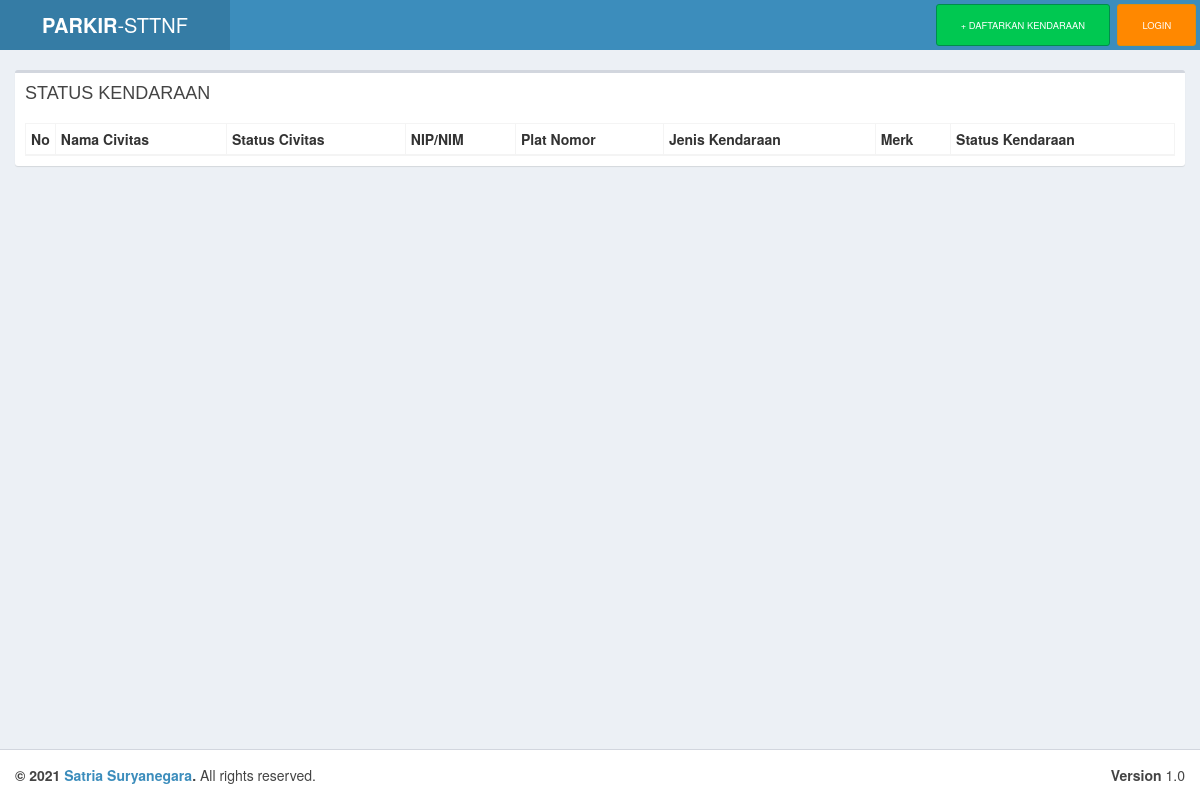
/index.php/dashboard, run on an earlier commit of the app's database.
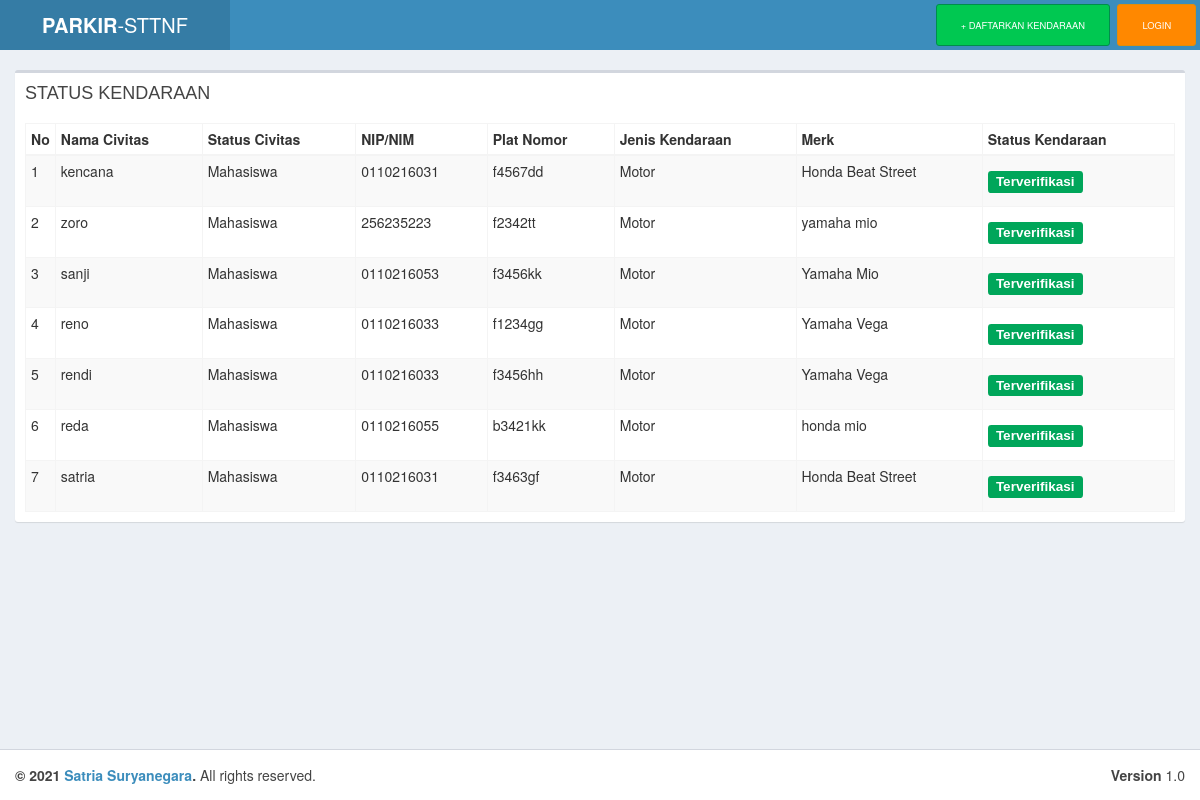
And on a later commit of the database.
### tables this page shows
CREATE TABLE `kendaraan` (
  `id` int(11) NOT NULL,
  `nama_civitas` varchar(255) NOT NULL,
  `status_civitas` varchar(255) NOT NULL,
  `nip_nim` varchar(50) NOT NULL,
  `plat_nomor` varchar(11) NOT NULL,
  `jenis_kendaraan` varchar(255) NOT NULL,
  `merk` varchar(255) NOT NULL,
  `foto_stnk` varchar(255) DEFAULT NULL,
  `status_kendaraan` varchar(255) DEFAULT NULL
);

### application/libraries/Template.php (called while the page is built)
<?php if ( ! defined('BASEPATH')) exit('No direct script access allowed');
class Template {
		var $template_data = array();
		function set($name, $value)
		{
			$this->template_data[$name] = $value;
		}
		function load($template = '', $view = '' , $view_data = array(), $return = FALSE)
		{
			$this->CI =& get_instance();
			$this->set('contents', $this->CI->load->view($view, $view_data, TRUE));
			return $this->CI->load->view($template, $this->template_data, $return);
		}
}

### application/controllers/Dashboard.php (called while the page is built, shortened)
<?php
class Dashboard extends CI_Controller
{
    public function index()
    {
        $kendaraan = $this->Dashboard_model->get_all();
        $data = array(
            'kendaraan_data' => $kendaraan,
        );
        $this->template->load('topnav', 'dashboard', $data);
    }
}

### index.php (called while the page is built, shortened)
<?php
require_once BASEPATH.'core/CodeIgniter.php';

### application/models/Dashboard_model.php (called while the page is built, shortened)
<?php
class Dashboard_model extends CI_Model
{
    public $table = 'kendaraan';
    public $id = 'id';
    public $order = 'DESC';
    function get_all()
    {
        $this->db->order_by($this->id, $this->order);
        return $this->db->get($this->table)->result();
    }
}

### application/views/dashboard.php (the view, shortened to what this page needs)
<section class='content'>
    <div class='row'>
        <div class='col-xs-12'>
            <div class='box'>
                <div class="box-header">
                    <h3 class="box-title">STATUS KENDARAAN</h3>
                </div>
                <div class='box-body'>
                    <table class="table table-bordered table-striped" id="mytable">
                        <thead>
                            <tr>
                                <th width="20px">No</th>
                                <th>Nama Civitas</th>
                                <th>Status Civitas</th>
                                <th>NIP/NIM</th>
                                <th>Plat Nomor</th>
                                <th>Jenis Kendaraan</th>
                                <th>Merk</th>
                                <th>Status Kendaraan</th>
                            </tr>
                        </thead>
                        <tbody>
                            <?php
                            $start = 0;
                            foreach ($kendaraan_data as $kendaraan) { ?>
                                <tr>
                                    <td><?php echo ++$start ?></td>
                                    <td><?php echo $kendaraan->nama_civitas ?></td>
                                    <td><?php echo $kendaraan->status_civitas ?></td>
                                    <td><?php echo $kendaraan->nip_nim ?></td>
                                    <td><?php echo $kendaraan->plat_nomor ?></td>
                                    <td><?php echo $kendaraan->jenis_kendaraan ?></td>
                                    <td><?php echo $kendaraan->merk ?></td>
                                    <td><?php if ($kendaraan->status_kendaraan == "Terverifikasi") { ?>
                     <h4><span class="label label-success"> Terverifikasi</span></h4>
                  <?php } else if ($kendaraan->status_kendaraan == "Tidak Terverifikasi") { ?>
                     <h4><span class="label label-danger"> Tidak Terverifikasi </span></h4>
                  <?php  } else { ?>
                     <h4><span class="label label-default"> Belum Terverifikasi </span></h4>
                  <?php } ?>
               </td>
                                </tr>
                            <?php }   ?>
                        </tbody>
                    </table>
                </div>
            </div>
        </div>
    </div>
</section>

### application/views/topnav.php (shortened to what this page needs)
<!DOCTYPE html>
<html>
<head>
    <link rel="stylesheet" href="<?php echo base_url() ?>template/bootstrap/css/bootstrap.min.css">
    <link rel="stylesheet" href="<?php echo base_url() ?>template/bootstrap/css/custom-button.min.css">
    <link rel="stylesheet" href="<?php echo base_url() ?>template/font-awesome-4.4.0/css/font-awesome.min.css">
    <link rel="stylesheet" href="<?php echo base_url() ?>template/plugins/datatables/dataTables.bootstrap.css">
    <link rel="stylesheet" href="<?php echo base_url() ?>template/dist/css/AdminLTE.min.css">
    <link rel="stylesheet" href="<?php echo base_url() ?>template/dist/css/skins/_all-skins.min.css">
</head>
<body class="hold-transition skin-blue layout-top-nav">
    <div class="wrapper">
        <header class="main-header">
            <nav class="navbar navbar-static-top">
                <a href="<?php echo base_url('dashboard') ?>" class="logo">
                    <span class="logo-lg"><b>PARKIR</b>-STTNF</span>
                </a>
                <div class="navbar-custom-menu">
                    <ul class="nav navbar-nav">
                    <li>
                            <?php
                            echo anchor('dashboard/create/', '+ DAFTARKAN KENDARAAN', array('class' => 'btn btn-success btn-lg'));
                            ?>
                        </li>
                        <li>
                            <?php
                            echo anchor('auth/login', 'LOGIN', array('class' => 'btn btn-warning btn-lg'));
                            ?>
                        </li>
                    </ul>
                </div>
            </nav>
        </header>
        <div class="content-wrapper">
        <?php
            echo $contents;
            ?>
        </div>
        <footer class="main-footer">
            <div class="pull-right hidden-xs">
                <b>Version</b> 1.0
            </div>
            <strong> &copy; 2021 <a href="#">Satria Suryanegara</a>.</strong> All rights reserved.
        </footer>
    </div>
</body>
</html>

What changed in the data, as far as the page shows it:
added kendaraan: nama_civitas "kencana", status_civitas "Mahasiswa", nip_nim "0110216031", plat_nomor "f4567dd", jenis_kendaraan "Motor", merk "Honda Beat Street", status_kendaraan "Terverifikasi"
added kendaraan: nama_civitas "zoro", status_civitas "Mahasiswa", nip_nim "256235223", plat_nomor "f2342tt", jenis_kendaraan "Motor", merk "yamaha mio", status_kendaraan "Terverifikasi"
added kendaraan: nama_civitas "sanji", status_civitas "Mahasiswa", nip_nim "0110216053", plat_nomor "f3456kk", jenis_kendaraan "Motor", merk "Yamaha Mio", status_kendaraan "Terverifikasi"
added kendaraan: nama_civitas "reno", status_civitas "Mahasiswa", nip_nim "0110216033", plat_nomor "f1234gg", jenis_kendaraan "Motor", merk "Yamaha Vega", status_kendaraan "Terverifikasi"
added kendaraan: nama_civitas "rendi", status_civitas "Mahasiswa", nip_nim "0110216033", plat_nomor "f3456hh", jenis_kendaraan "Motor", merk "Yamaha Vega", status_kendaraan "Terverifikasi"
added kendaraan: nama_civitas "reda", status_civitas "Mahasiswa", nip_nim "0110216055", plat_nomor "b3421kk", jenis_kendaraan "Motor", merk "honda mio", status_kendaraan "Terverifikasi"
added kendaraan: nama_civitas "satria", status_civitas "Mahasiswa", nip_nim "0110216031", plat_nomor "f3463gf", jenis_kendaraan "Motor", merk "Honda Beat Street", status_kendaraan "Terverifikasi"
